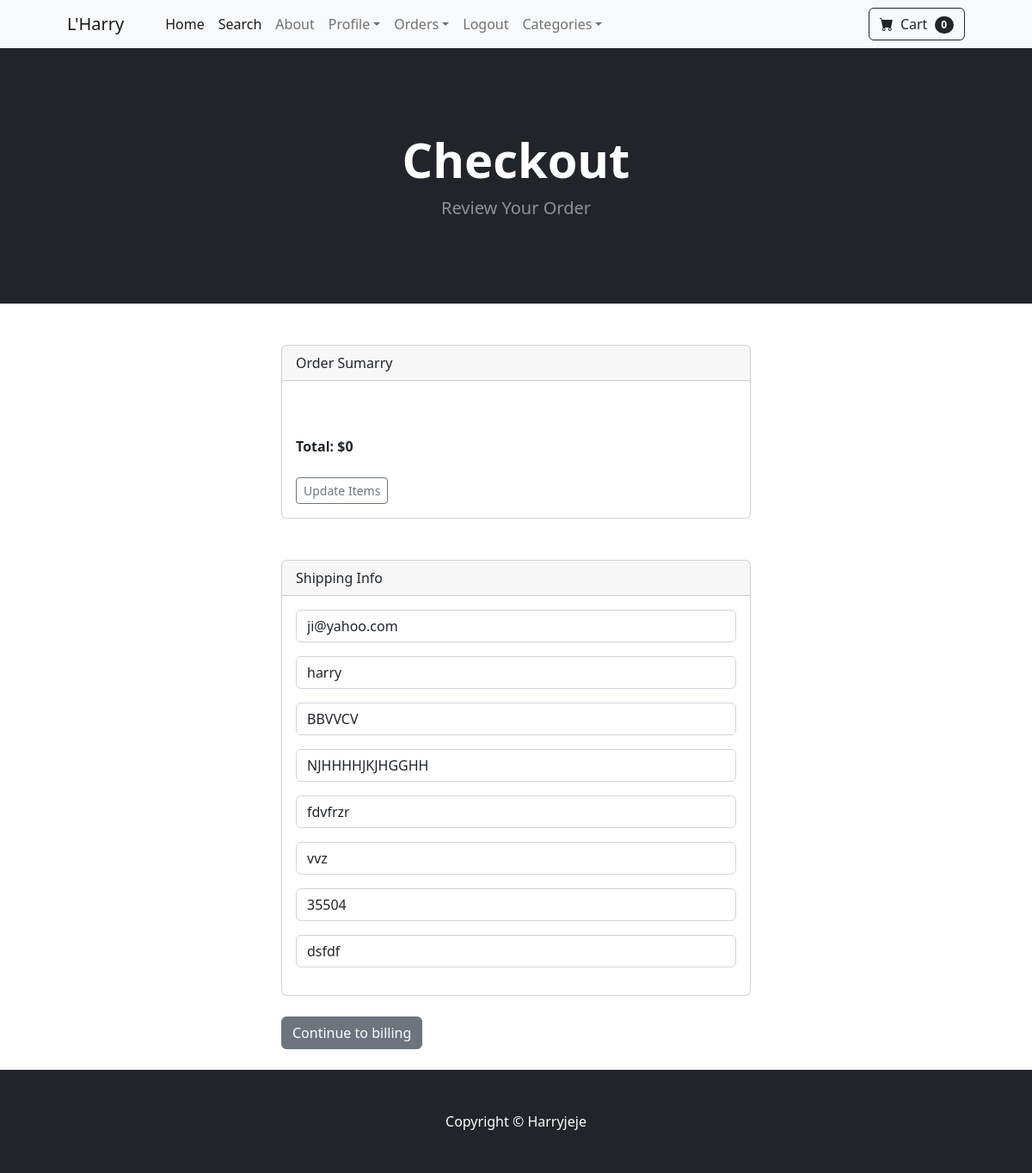
The app's page /payment/payment_checkout (signed in) with its own data.
### payment/models.py (models this page shows, shortened)
class ShippingAddress(models.Model):
	user = models.ForeignKey(User, on_delete=models.CASCADE, null = True, blank=True)
	shipping_full_name = models.CharField(max_length=255)
	shipping_email = models.CharField(max_length=255)
	shipping_address1 = models.CharField(max_length=255)
	shipping_address2 = models.CharField(max_length=255, null=True, blank=True)
	shipping_city = models.CharField(max_length=255)
	shipping_state = models.CharField(max_length=255, null=True, blank=True)
	shipping_zipcode = models.CharField(max_length=255, null=True, blank=True)
	shipping_country = models.CharField(max_length=255)
	class Meta:
		verbose_name_plural = "ShippingAddress"

### payment/views.py (the view)
# urls.py: path("payment_checkout", views.checkout, name= "checkout"),
def checkout(request):
	cart = Cart(request)
	cart_products = cart.get_prods
	quantities = cart.get_quants
	totals = cart.cart_total()
	if request.user.is_authenticated:
		shipping_user = ShippingAddress.objects.get(user__id=request.user.id)
		shipping_form = ShippingForm(request.POST or None, instance=shipping_user)
		return render(request, "payment/checkout.html",{"cart_products": cart_products, "quantities":quantities, "totals":totals, "shipping_form":shipping_form})
	else:
		shipping_form = ShippingForm(request.POST or None)
		return render(request, "payment/checkout.html",{"cart_products": cart_products, "quantities":quantities, "totals":totals, "shipping_form":shipping_form})

### cart/cart.py (called while the page is built, shortened)
	def cart_total(self):
		product_ids = self.cart.keys()
		products = Product.objects.filter(id__in=product_ids)
		quantities = self.cart
		total = 0
		return total

	def __len__(self):
		return len(self.cart)

	def get_prods(self):
		product_ids = self.cart.keys()
		products = Product.objects.filter(id__in=product_ids)
		return products

### cart/context_processors.py (called while the page is built)
def cart(request):
	return{'cart': Cart(request)}

### payment/templates/payment/checkout.html (shortened to what this page needs)
{% extends 'base.html' %}
{% block content %}
        <header class="bg-dark py-5">
            <div class="container px-4 px-lg-5 my-5">
                <div class="text-center text-white">
                    <h1 class="display-4 fw-bolder">Checkout</h1>
                    <p class="lead fw-normal text-white-50 mb-0">Review Your Order</p>
                </div>
            </div>
        </header>
        <br><br>
        <div class="container">
            <div class="row">
                    <div class="col-md-6 offset-md-3">
        <div class="card">
        <div class="card-header">
         Order Sumarry
        </div>
        <div class="card-body">
            <br><br>
            <strong>Total: ${{ totals }}</strong>
            <br><br>
            <a href="{% url 'cart_summary' %}" class="btn btn-sm btn-outline-secondary">Update Items</a>
        </div>
    </div>
<br><br>
<div class="card">
  <div class="card-header">
    Shipping Info
  </div>
  <div class="card-body">
    <form method="POST" action="{% url 'billing_info' %}">
    {{ shipping_form.as_p }}
  </div>
</div>
<br>
<button type="submit" class="btn btn-secondary">Continue to billing </button>
<br><br>
        </div>
     </div>
</div>
{% endblock %}

### records on screen
ShippingAddress: shipping_full_name "ji@yahoo.com", shipping_email "harry", shipping_address1 "BBVVCV", shipping_address2 "NJHHHHJKJHGGHH", shipping_city "fdvfrzr", shipping_state "vvz", shipping_zipcode "35504", shipping_country "dsfdf"

### other values on screen
{{ cart|length }} "0"
{{ totals }} "0"
